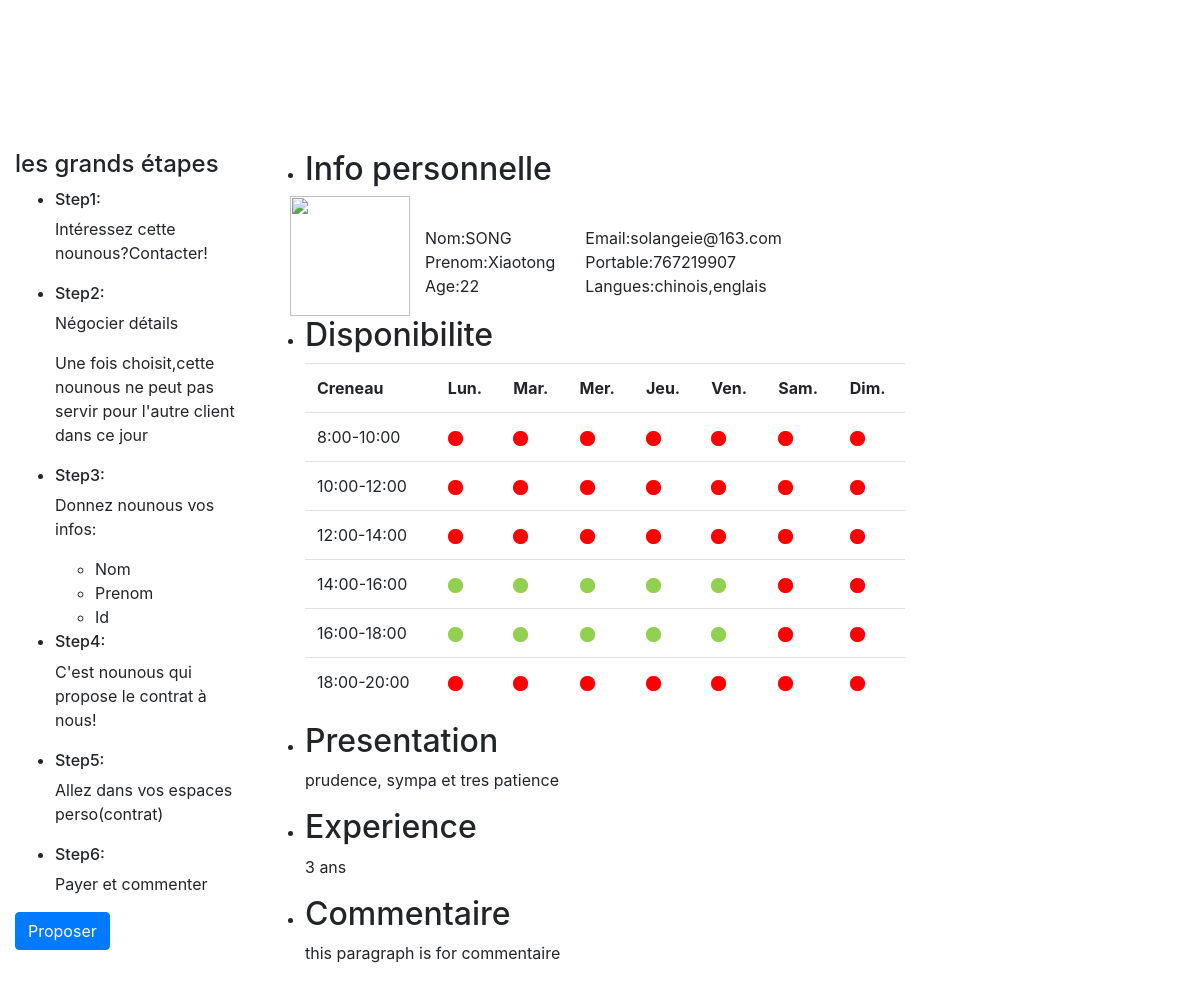
Page /nounous_detail.php?id_nounous=5 on the committed database.
### tables this page shows
CREATE TABLE IF NOT EXISTS `nounous` (
  `id_nounous` int(5) NOT NULL,
  `login` varchar(20) NOT NULL,
  `mot de passe` varchar(20) NOT NULL,
  `nom` varchar(20) NOT NULL,
  `prenom` varchar(20) NOT NULL,
  `age` smallint(3) NOT NULL,
  `ville` varchar(20) NOT NULL,
  `situation` varchar(255) NOT NULL,
  `email` varchar(255) NOT NULL,
  `portable` bigint(8) NOT NULL,
  `photo` tinytext NOT NULL,
  `langues` tinytext NOT NULL,
  `presentation` longtext,
  `experience` tinytext,
  `heure_debut` int(3) DEFAULT NULL,
  `heure_fin` int(3) DEFAULT NULL,
  `date_debut` date DEFAULT NULL,
  `date_fin` date DEFAULT NULL,
  `jour` varchar(75) DEFAULT NULL,
  `notemoyen` float DEFAULT NULL,
  PRIMARY KEY (`login`),
  UNIQUE KEY `id_nounous` (`id_nounous`) USING BTREE
);

### nounous_detail.php (the view, shortened to what this page needs)
<?php
    $sql_sentence="select * from nounous where id_nounous=".$_GET['id_nounous'].";";
    $DB_conn = mysqli_connect ('localhost','solange','abc1234567','nounous');
    $DB_result = mysqli_query($DB_conn,$sql_sentence);
    if ($DB_result){
        $temp = mysqli_fetch_array ($DB_result,MYSQLI_ASSOC);
    }
?>
<!DOCTYPE html>
<html>
<head>
    <link rel="stylesheet" href="css/bootstrap.css">
</head>
<body>
<div class="container" id="B" style="width:250px;position:absolute;top:150px;left:0px;">
    <h4>les grands étapes</h4>
    <ul>
        <li>
            <h6>Step1:</h6>
            <p>Intéressez cette nounous?Contacter!</p>
        </li>
        <li>
            <h6>Step2:</h6>
            <p>Négocier détails</p>
            <p>Une fois choisit,cette nounous ne peut pas servir pour l'autre client dans ce jour</p>
        </li>
        <li>
            <h6>Step3:</h6>
            <p>Donnez nounous vos infos:</p>
            <ul>
                <li>Nom</li>
                <li>Prenom</li>
                <li>Id</li>
            </ul>
        </li>
        <li>
            <h6>Step4:</h6>
            <p>C'est nounous qui propose le contrat à nous!</p>
        </li>
        <li>
            <h6>Step5:</h6>
            <p>Allez dans vos espaces perso(contrat)</p>
        </li>
        <li>
            <h6>Step6:</h6>
            <p>Payer et commenter</p>
        </li>
    </ul>
    <button class="btn btn-primary" onClick="location.href='./proposer_contrat.php'">Proposer</button>
</div>
<div class="container" id="C" style="position:absolute;left:250px;top:150px;width:800px;">
<ul id="nounous_detail">
    <li>
        <h2>Info personnelle</h2>
        <div class="row">
            <img src="<?php echo $temp['photo'] ?>" style="width:120px;height:120px;">
            <span style="position:relative;top:30px;">
                <div class="col">Nom:<?php echo $temp['nom'] ?></div>
                <div class="col">Prenom:<?php echo $temp['prenom'] ?></div>
                <div class="col">Age:<?php echo $temp['age'] ?></div>
            </span>
            <span style="position:relative;top:30px;">
                <div class="col">Email:<?php echo $temp['email'] ?></div>
                <div class="col">Portable:<?php echo $temp['portable'] ?></div>
                <div class="col">Langues:<?php echo $temp['langues'] ?></div>
            </span>
        </div>
    </li>
    <li style="width:600px;">
        <h2>Disponibilite</h2>
        <table class="table table-hover">
            <tr>
                <th>Creneau</th>
                <th>Lun.</th>
                <th>Mar.</th>
                <th>Mer.</th>
                <th>Jeu.</th>
                <th>Ven.</th>
                <th>Sam.</th>
                <th>Dim.</th>
            </tr>
            <?php
                $creneau=array("8:00-10:00","10:00-12:00","12:00-14:00","14:00-16:00","16:00-18:00","18:00-20:00");
                $time=6;
                foreach ($creneau as $h2){
                    $time=$time+2;
                    echo "<tr>";
                    echo "<td>".$h2."</td>";
                    for ($i=1;$i<=7;$i=$i+1){
                        if (strstr($temp['jour'],strval($i)) and intval($temp['heure_debut'])<=$time and intval($temp['heure_fin'])>=$time+2) {
                            echo "<td><img src='./img/disp.png' style='width:15px;height:15px;'/></td>";
                        } else {
                            echo "<td><img src='./img/occu.png' style='width:15px;height:15px;'/></td>";
                        }
                    }
                    echo "</tr>";
                }
            ?>
        </table>
    </li>
    <li style="width:600px;">
        <h2>Presentation</h2>
        <p><?php echo $temp['presentation'] ?></p>
    </li>
    <li style="width:600px;">
        <h2>Experience</h2>
        <p><?php echo $temp['experience'] ?></p>
    </li>
    <li style="width:600px;">
        <h2>Commentaire</h2>
        <p>this paragraph is for commentaire</p>
    </li>
</ul>
</div>
</body>
</html>

### rows in the picture
nounous: nom "SONG", prenom "Xiaotong", age "22", email "solangeie@163.com", portable "767219907", langues "chinois,englais", presentation "prudence, sympa et tres patience", experience "3 ans"

### other values in the picture
$h2 "8:00-10:00"
$h2 "10:00-12:00"
$h2 "12:00-14:00"
$h2 "14:00-16:00"
$h2 "16:00-18:00"
$h2 "18:00-20:00"
